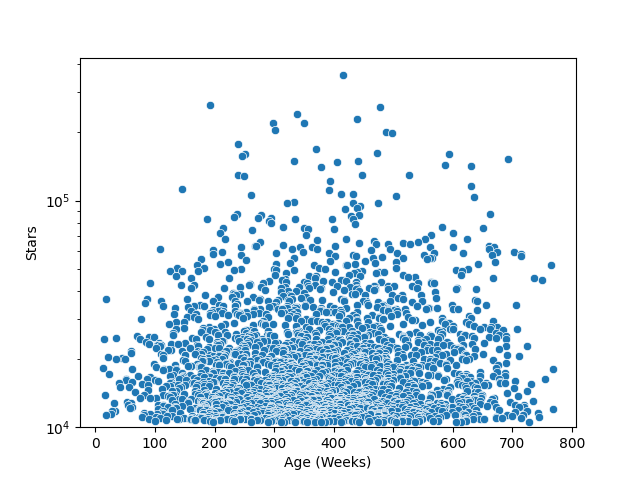

This figure's Python source:
import datetime as dt
import pandas as pd
import seaborn as sns
import matplotlib.pyplot as plt

# Adding Custom Mapping Function
def subtract_times(past_str):
    # For Datetime Calculations: https://docs.python.org/3/library/datetime.html
    # This current_time is technically variable but the program runs fast enough
    # that the only change for incorrect results is if the value is taken at midnight
    current_time = dt.datetime.now()
    past_time = dt.datetime.strptime(past_str, '%Y-%m-%d %H:%M:%S')
    difference = current_time - past_time
    # Use floor division
    return (difference.days // 7)


def main():
    # Basic Seaborn Approach: https://seaborn.pydata.org/tutorial/introduction
    stars_and_age = pd.read_csv("../data/datasets/data.csv")

    # For element-wise Calculation with Pandas: https://queirozf.com/entries/pandas-dataframe-examples-column-operations
    stars_and_age["age"] = stars_and_age['created_date'].map(lambda cd: subtract_times(cd))
    # This produces a scatterplot
    scatter_plot =  sns.scatterplot(
                    data=stars_and_age,
                    x="age",
                    y="number_of_stars")

    # Changing the Label Titles to Match Approach
    scatter_plot.set(xlabel="Age (Weeks)",
                    ylabel="Stars",
                    yscale="log",
                    ylim=10000)

    plt.show()

if __name__ == "__main__":
    main()
